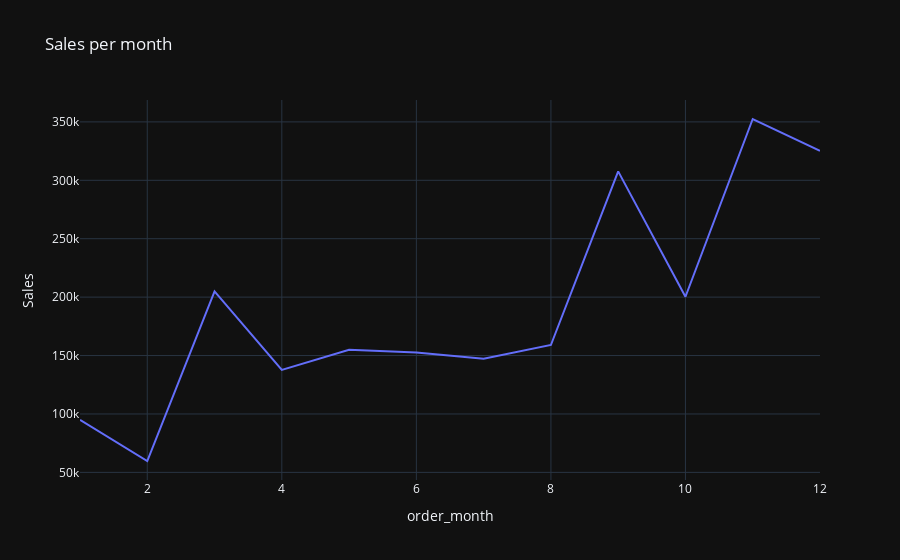

This figure's notebook cell:
### Code cell
month_sales=px.line(sales_by_month,
                    x='order_month',
                    y='Sales',
                    title='Sales per month')
month_sales

### Figure 1 — Plotly figure (JSON) as saved in the notebook; plotly's stock layout.template omitted (floating-point values rounded to 4 significant figures)
{"data": [{"hovertemplate": "order_month=%{x}<br>Sales=%{y}<extra></extra>", "legendgroup": "", "line": {"color": "#636efa", "dash": "solid"}, "marker": {"symbol": "circle"}, "mode": "lines", "name": "", "orientation": "v", "showlegend": false, "type": "scatter", "x": [1, 2, 3, 4, 5, 6, 7, 8, 9, 10, 11, 12], "xaxis": "x", "y": [94920.0, 59750.0, 205000.0, 137800.0, 155000.0, 152700.0, 147200.0, 159000.0, 307600.0, 200300.0, 352500.0, 325300.0], "yaxis": "y"}], "layout": {"legend": {"tracegroupgap": 0}, "title": {"text": "Sales per month"}, "xaxis": {"anchor": "y", "domain": [0, 1], "title": {"text": "order_month"}}, "yaxis": {"anchor": "x", "domain": [0, 1], "title": {"text": "Sales"}}}}
